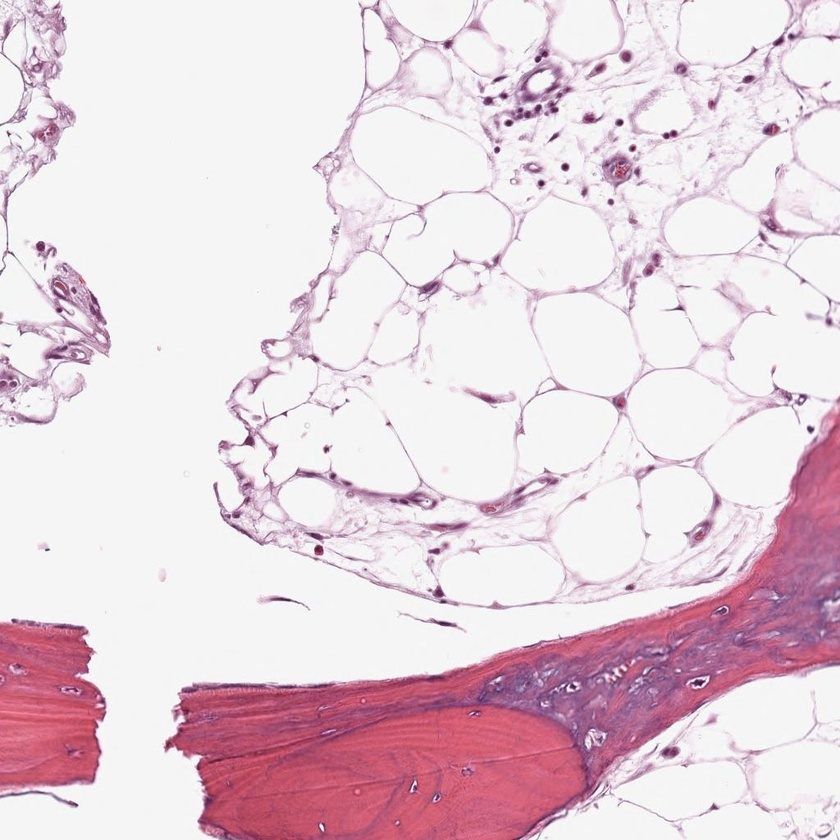
#> input picture Images/img_2.jpg, 840 x 840 px, shrunk from 1024 x 1024 before the run
$ python view_image_opencv.py
#> lines starting #> are read from the running program, lines starting #| are printed output that depends on the picture
import cv2
img_file = "Images/img_2.jpg"

gray_img = cv2.imread(img_file, 0)
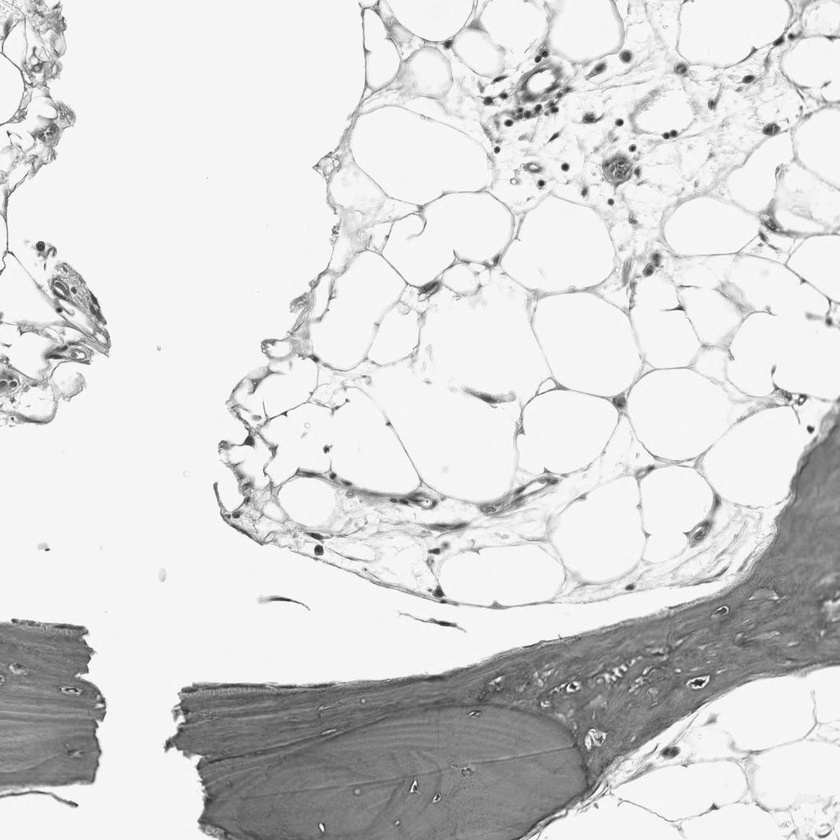
#> gray_img: shape (840, 840); min 32, max 255, mean 216.6
color_img = cv2.imread(img_file, 1)
#> color_img is the input picture: shape (840, 840, 3); mean B, G, R 218.5, 209.9, 229.1
# convert color image to RGB
# color_rgb = cv2.cvtColor(color_img, cv2.COLOR_BGR2RGB)

print("Gray image shape: ",gray_img.shape)
#| Gray image shape:  (840, 840)
print("Color image shape: ", color_img.shape)
#| Color image shape:  (840, 840, 3)


cv2.imshow("Gray image", gray_img)
cv2.imshow("Color image BGR", color_img)
# cv2.imshow("Color image RGB", color_rgb)

cv2.waitKey(0)
cv2.destroyAllWindows()

$ run again, with Images/img_1.jpg copied over Images/img_2.jpg
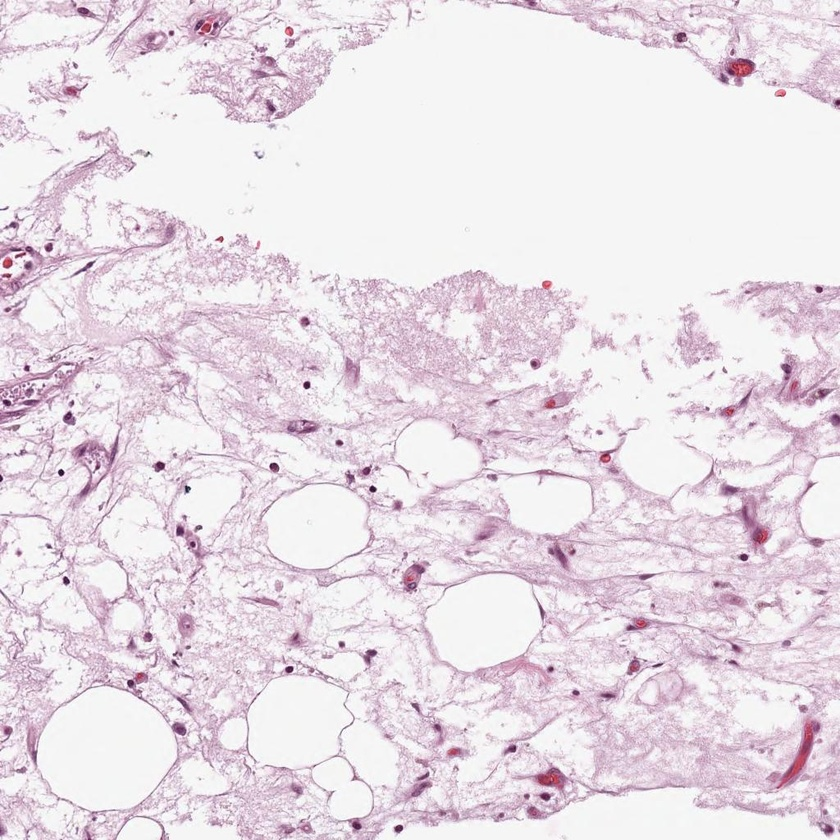
#> input picture Images/img_1.jpg, 840 x 840 px, shrunk from 1024 x 1024 before the run
#> `gray_img = cv2.imread(img_file, 0)`:
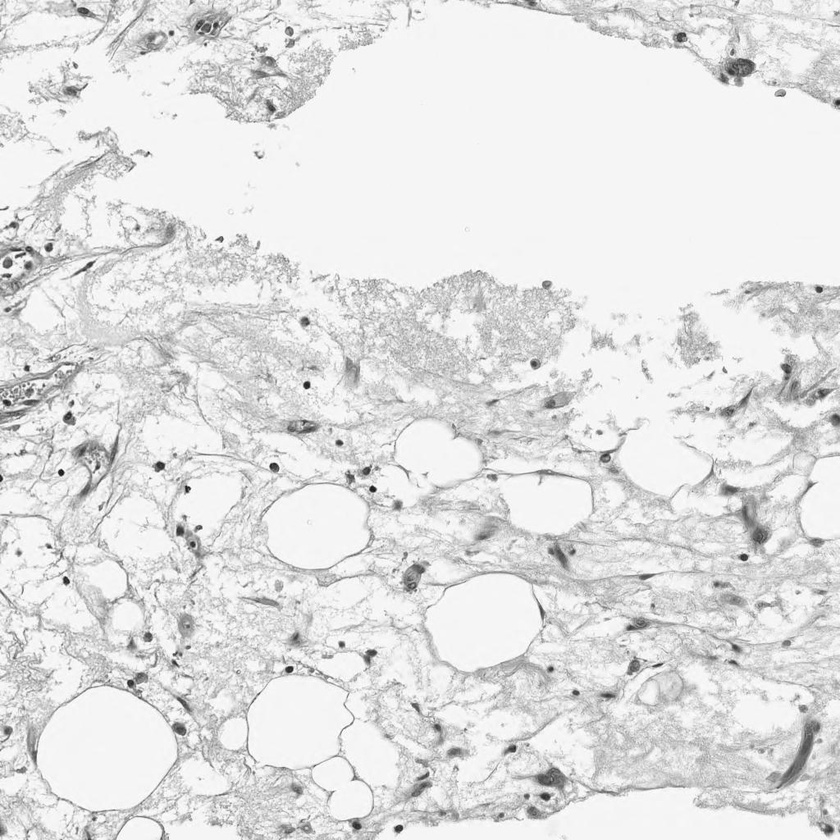
#> gray_img: shape (840, 840); min 13, max 255, mean 225.7
#> color_img is the input picture: shape (840, 840, 3); mean B, G, R 229.6, 221.7, 232
#| Gray image shape:  (840, 840)
#| Color image shape:  (840, 840, 3)

$ run again, with Images/img_3.jpg copied over Images/img_2.jpg
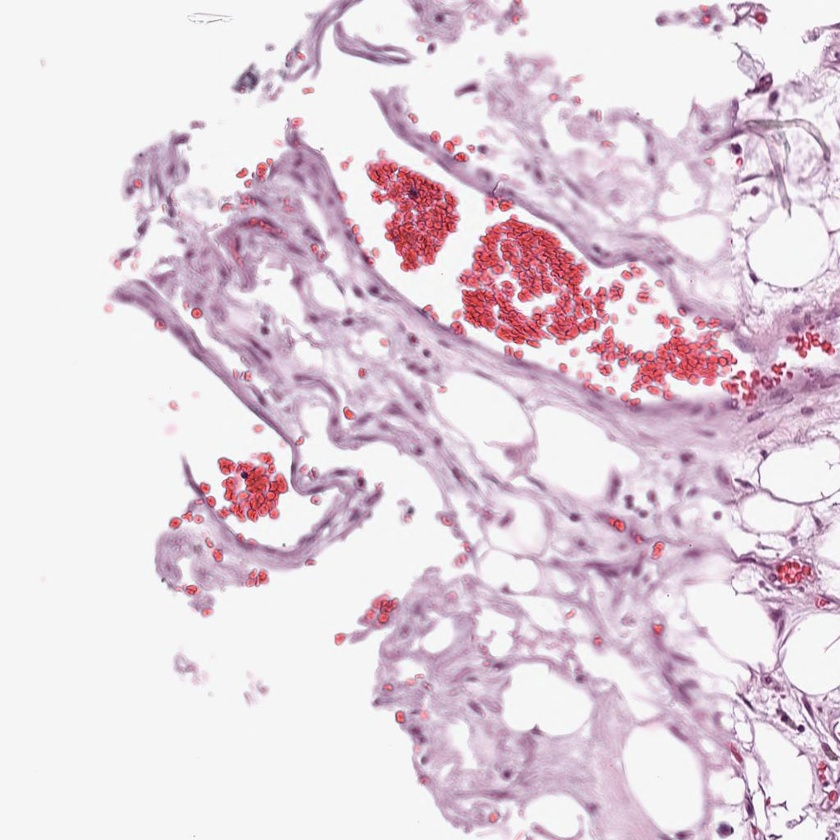
#> input picture Images/img_3.jpg, 840 x 840 px, shrunk from 1024 x 1024 before the run
#> `gray_img = cv2.imread(img_file, 0)`:
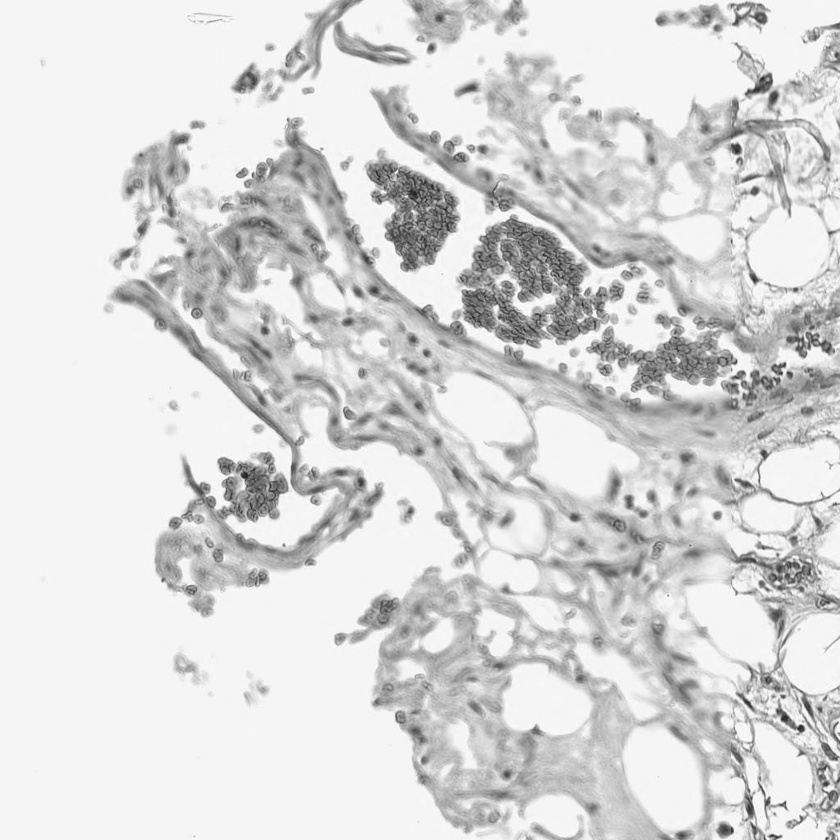
#> gray_img: shape (840, 840); min 27, max 255, mean 216.6
#> color_img is the input picture: shape (840, 840, 3); mean B, G, R 220.7, 210.9, 226.2
#| Gray image shape:  (840, 840)
#| Color image shape:  (840, 840, 3)

$ run again, with Images/img_4.jpg copied over Images/img_2.jpg
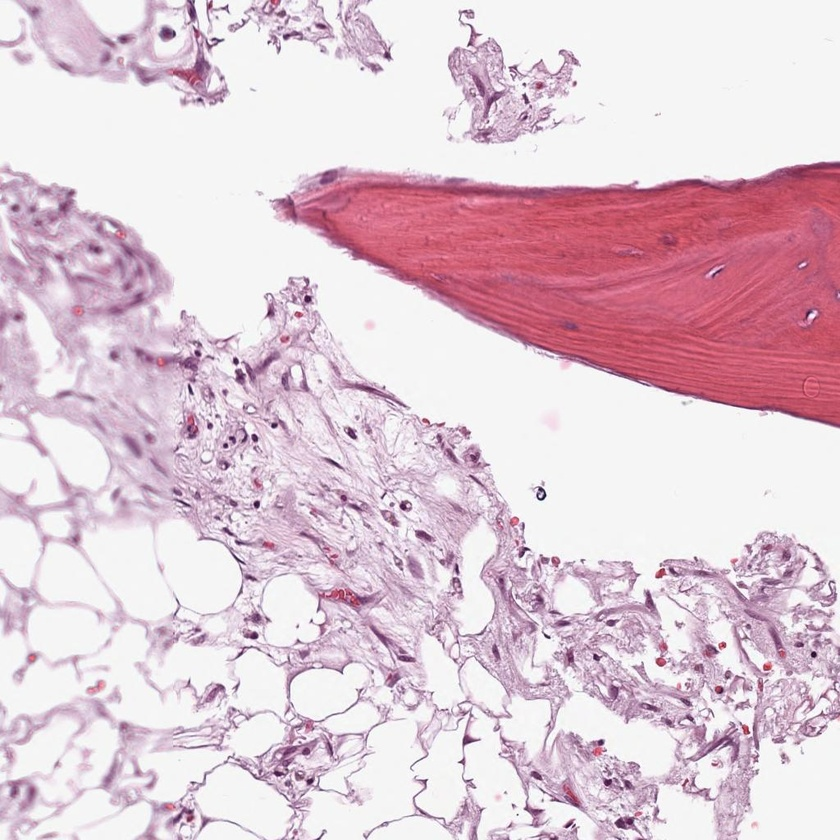
#> input picture Images/img_4.jpg, 840 x 840 px, shrunk from 1024 x 1024 before the run
#> `gray_img = cv2.imread(img_file, 0)`:
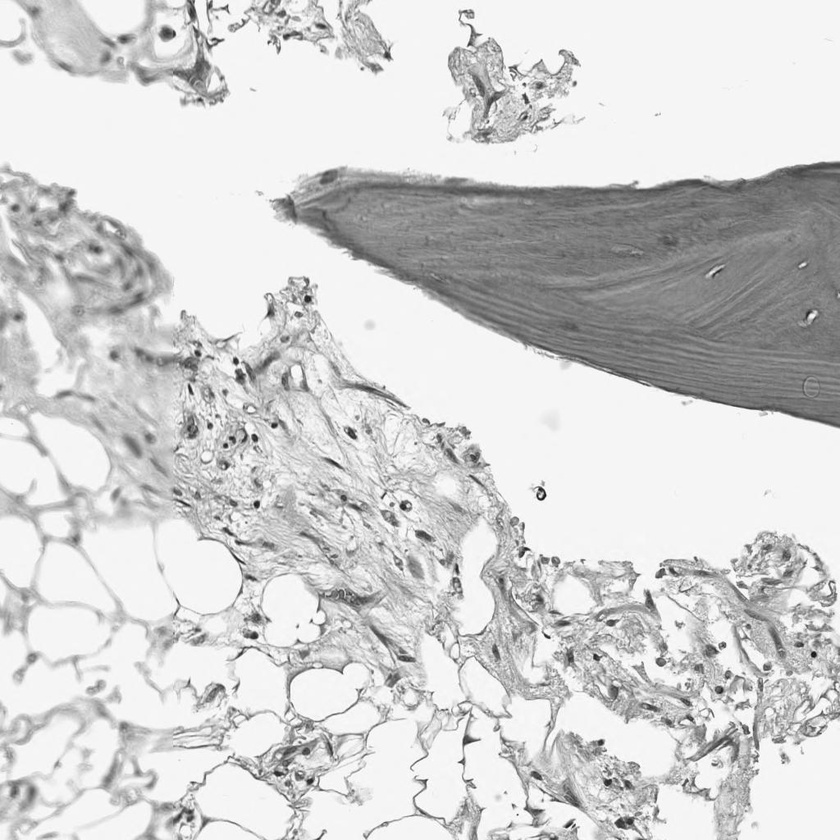
#> gray_img: shape (840, 840); min 17, max 255, mean 209.2
#> color_img is the input picture: shape (840, 840, 3); mean B, G, R 212.2, 201, 224
#| Gray image shape:  (840, 840)
#| Color image shape:  (840, 840, 3)
